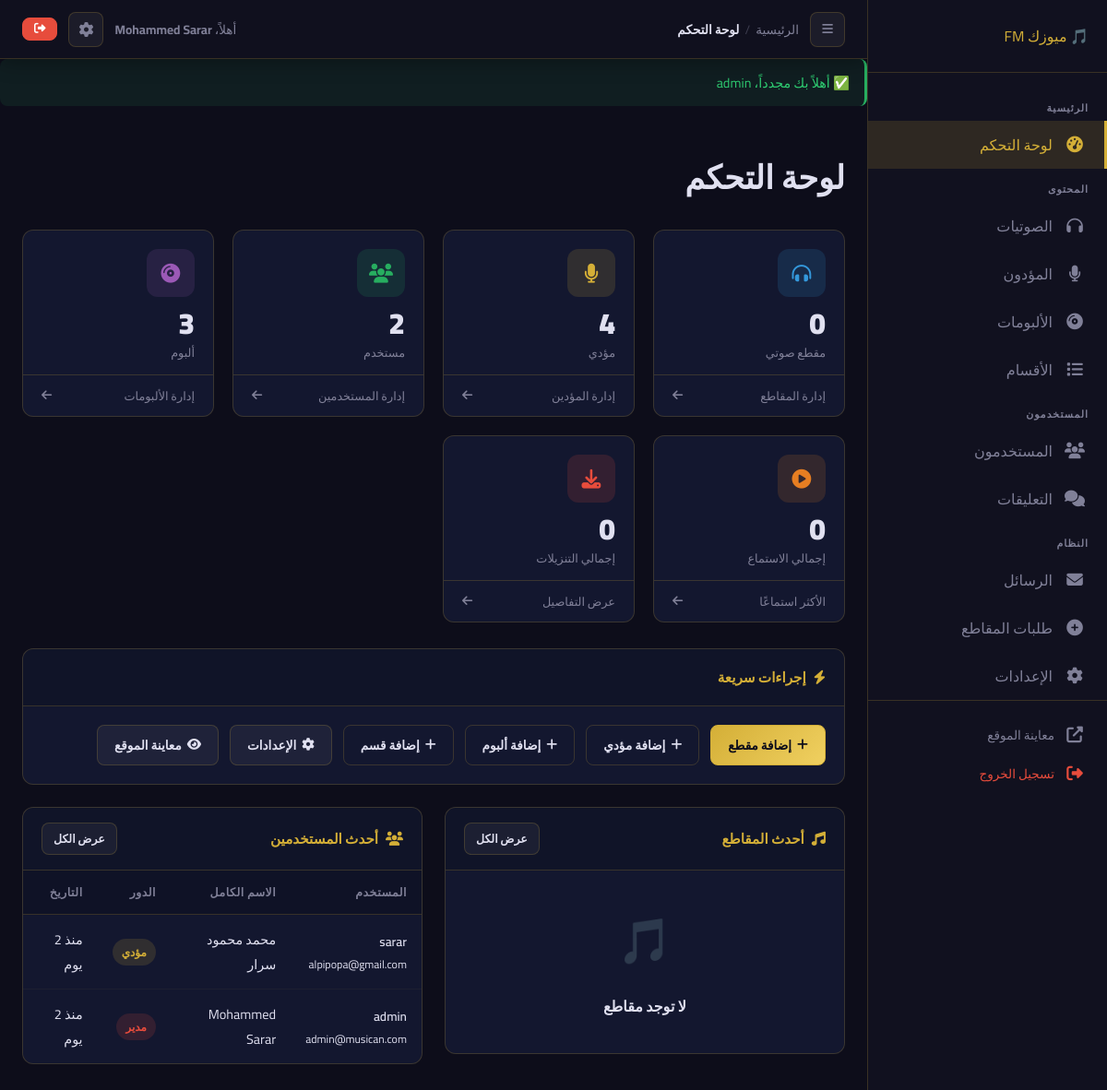
Page /admin/dashboard.php (signed in) on the committed database.
### tables this page shows
CREATE TABLE `users` (
  `id` int NOT NULL,
  `username` varchar(100) NOT NULL,
  `full_name` varchar(100) DEFAULT NULL,
  `email` varchar(255) NOT NULL,
  `password` varchar(255) NOT NULL,
  `role` enum('admin','performer','user') NOT NULL DEFAULT 'user',
  `avatar` varchar(255) DEFAULT NULL,
  `bio` text,
  `phone` varchar(50) DEFAULT NULL,
  `website` varchar(255) DEFAULT NULL,
  `reset_token` varchar(64) DEFAULT NULL,
  `reset_expires` datetime DEFAULT NULL,
  `is_active` tinyint(1) NOT NULL DEFAULT '1',
  `created_at` datetime NOT NULL DEFAULT CURRENT_TIMESTAMP,
  `updated_at` datetime DEFAULT NULL ON UPDATE CURRENT_TIMESTAMP
);

### includes/auth.php (called while the page is built, shortened)
<?php
function getCurrentUser(): ?array {
    static $user = null;
    if ($user === null) {
        $db   = getDB();
        $stmt = $db->prepare("SELECT * FROM users WHERE id = ? AND is_active = 1");
        $stmt->execute([$_SESSION['user_id']]);
        $user = $stmt->fetch() ?: null;
    }
    return $user;
}

### admin/dashboard.php (the view, shortened to what this page needs)
<?php
require_once __DIR__ . '/../includes/functions.php';
require_once __DIR__ . '/../includes/auth.php';
$pageTitle = 'لوحة التحكم';
$stats = getDashboardStats();
$latestAudios = getAudios(['limit' => 5, 'order' => 'latest']);
$db = getDB();
$latestUsers = $db->query("SELECT id, username, full_name, email, role, created_at FROM users ORDER BY created_at DESC LIMIT 5")->fetchAll();
require_once __DIR__ . '/includes/admin_header.php';
?>
<div class="stats-grid">
    <div class="stat-card">
        <div class="stat-icon blue"><i class="fas fa-headphones-alt"></i></div>
        <div class="stat-card-body">
            <div class="stat-card-value" data-count="<?= $stats['audios'] ?>"><?= formatNumber($stats['audios']) ?></div>
            <div class="stat-card-label">مقطع صوتي</div>
        </div>
        <a href="<?= BASE_URL ?>/admin/audios.php" class="stat-card-footer">إدارة المقاطع <i class="fas fa-arrow-left"></i></a>
    </div>
    <div class="stat-card">
        <div class="stat-icon gold"><i class="fas fa-microphone"></i></div>
        <div class="stat-card-body">
            <div class="stat-card-value" data-count="<?= $stats['performers'] ?>"><?= formatNumber($stats['performers']) ?></div>
            <div class="stat-card-label">مؤدي</div>
        </div>
        <a href="<?= BASE_URL ?>/admin/performers.php" class="stat-card-footer">إدارة المؤدين <i class="fas fa-arrow-left"></i></a>
    </div>
    <div class="stat-card">
        <div class="stat-icon green"><i class="fas fa-users"></i></div>
        <div class="stat-card-body">
            <div class="stat-card-value" data-count="<?= $stats['users'] ?>"><?= formatNumber($stats['users']) ?></div>
            <div class="stat-card-label">مستخدم</div>
        </div>
        <a href="<?= BASE_URL ?>/admin/users.php" class="stat-card-footer">إدارة المستخدمين <i class="fas fa-arrow-left"></i></a>
    </div>
    <div class="stat-card">
        <div class="stat-icon purple"><i class="fas fa-compact-disc"></i></div>
        <div class="stat-card-body">
            <div class="stat-card-value" data-count="<?= $stats['albums'] ?>"><?= formatNumber($stats['albums']) ?></div>
            <div class="stat-card-label">ألبوم</div>
        </div>
        <a href="<?= BASE_URL ?>/admin/albums.php" class="stat-card-footer">إدارة الألبومات <i class="fas fa-arrow-left"></i></a>
    </div>
    <div class="stat-card">
        <div class="stat-icon orange"><i class="fas fa-play-circle"></i></div>
        <div class="stat-card-body">
            <div class="stat-card-value" data-count="<?= $stats['total_listens'] ?>"><?= formatNumber($stats['total_listens']) ?></div>
            <div class="stat-card-label">إجمالي الاستماع</div>
        </div>
        <a href="<?= BASE_URL ?>/admin/audios.php?order=popular" class="stat-card-footer">الأكثر استماعًا <i class="fas fa-arrow-left"></i></a>
    </div>
    <div class="stat-card">
        <div class="stat-icon red"><i class="fas fa-download"></i></div>
        <div class="stat-card-body">
            <div class="stat-card-value" data-count="<?= $stats['total_downloads'] ?>"><?= formatNumber($stats['total_downloads']) ?></div>
            <div class="stat-card-label">إجمالي التنزيلات</div>
        </div>
        <a href="<?= BASE_URL ?>/admin/audios.php" class="stat-card-footer">عرض التفاصيل <i class="fas fa-arrow-left"></i></a>
    </div>
</div>
<div class="card" style="margin-bottom:24px;">
    <div class="card-header"><h2 class="card-title-sm"><i class="fas fa-bolt"></i> إجراءات سريعة</h2></div>
    <div class="card-body">
        <div style="display:flex;flex-wrap:wrap;gap:12px;">
            <a href="<?= BASE_URL ?>/admin/audios.php?action=add" class="btn btn-gold"><i class="fas fa-plus"></i> إضافة مقطع</a>
            <a href="<?= BASE_URL ?>/admin/performers.php?action=add" class="btn btn-outline"><i class="fas fa-plus"></i> إضافة مؤدي</a>
            <a href="<?= BASE_URL ?>/admin/albums.php?action=add" class="btn btn-outline"><i class="fas fa-plus"></i> إضافة ألبوم</a>
            <a href="<?= BASE_URL ?>/admin/categories.php?action=add" class="btn btn-outline"><i class="fas fa-plus"></i> إضافة قسم</a>
            <a href="<?= BASE_URL ?>/admin/settings.php" class="btn btn-ghost"><i class="fas fa-cog"></i> الإعدادات</a>
            <a href="<?= BASE_URL ?>/" target="_blank" class="btn btn-ghost"><i class="fas fa-eye"></i> معاينة الموقع</a>
        </div>
    </div>
</div>
<div class="grid grid-2" style="gap:24px;align-items:flex-start;">
    <div class="card">
        <div class="card-header">
            <h2 class="card-title-sm"><i class="fas fa-music"></i> أحدث المقاطع</h2>
            <a href="<?= BASE_URL ?>/admin/audios.php" class="btn btn-ghost btn-sm">عرض الكل</a>
        </div>
        <div class="card-body" style="padding:0;">
            <?php if (empty($latestAudios)): ?>
                <div class="empty-state" style="padding:30px;"><div class="icon">🎵</div><h3>لا توجد مقاطع</h3></div>
            <?php endif; ?>
        </div>
    </div>
    <div class="card">
        <div class="card-header">
            <h2 class="card-title-sm"><i class="fas fa-users"></i> أحدث المستخدمين</h2>
            <a href="<?= BASE_URL ?>/admin/users.php" class="btn btn-ghost btn-sm">عرض الكل</a>
        </div>
        <div class="card-body" style="padding:0;">
            <?php if (empty($latestUsers)): ?>
                <div class="empty-state" style="padding:30px;"><div class="icon">👥</div><h3>لا يوجد مستخدمون</h3></div>
            <?php else: ?>
                <table class="admin-table">
                    <thead><tr><th>المستخدم</th><th>الاسم الكامل</th><th>الدور</th><th>التاريخ</th></tr></thead>
                    <tbody>
                        <?php foreach ($latestUsers as $user): ?>
                            <tr>
                                <td>
                                    <div style="font-weight:600;font-size:0.85rem;"><?= clean($user['username']) ?></div>
                                    <div style="color:var(--text-muted);font-size:0.75rem;"><?= clean($user['email']) ?></div>
                                </td>
                                <td><?= clean($user['full_name'] ?? '—') ?></td>
                                <td>
                                    <span class="badge <?= $user['role'] === 'admin' ? 'badge-danger' : ($user['role'] === 'performer' ? 'badge-gold' : 'badge-info') ?>">
                                        <?= $user['role'] === 'admin' ? 'مدير' : ($user['role'] === 'performer' ? 'مؤدي' : 'مستخدم') ?>
                                    </span>
                                </td>
                                <td><?= timeAgo($user['created_at']) ?></td>
                            </tr>
                        <?php endforeach; ?>
                    </tbody>
                </table>
            <?php endif; ?>
        </div>
    </div>
</div>
<?php require_once __DIR__ . '/includes/admin_footer.php'; ?>

### admin/includes/admin_header.php (shortened to what this page needs)
<?php
$adminSiteName  = getSetting('site_name', 'موسيكان');
$adminUser      = getCurrentUser();
?>
<!DOCTYPE html>
<html lang="ar" dir="rtl">
<head>
    <link rel="stylesheet" href="https://cdnjs.cloudflare.com/ajax/libs/font-awesome/6.5.0/css/all.min.css">
    <link rel="stylesheet" href="<?= BASE_URL ?>/assets/css/admin.css">
    <link rel="stylesheet" href="<?= BASE_URL ?>/assets/css/admin-extra.css">
</head>
<body>
<aside class="admin-sidebar" id="admin-sidebar">
    <div class="sidebar-logo">
        <a href="<?= BASE_URL ?>/admin/dashboard.php">🎵 <?= clean($adminSiteName) ?></a>
    </div>
    <nav class="sidebar-nav">
        <div class="sidebar-section-title">الرئيسية</div>
        <a href="<?= BASE_URL ?>/admin/dashboard.php" class="sidebar-item <?= (basename($_SERVER['PHP_SELF']) === 'dashboard.php') ? 'active' : '' ?>">
            <i class="fas fa-tachometer-alt"></i> لوحة التحكم
        </a>
        <div class="sidebar-section-title">المحتوى</div>
        <a href="<?= BASE_URL ?>/admin/audios.php" class="sidebar-item <?= str_contains($_SERVER['PHP_SELF'], 'audios') ? 'active' : '' ?>">
            <i class="fas fa-headphones"></i> الصوتيات
        </a>
        <a href="<?= BASE_URL ?>/admin/performers.php" class="sidebar-item <?= str_contains($_SERVER['PHP_SELF'], 'performers') ? 'active' : '' ?>">
            <i class="fas fa-microphone"></i> المؤدون
        </a>
        <a href="<?= BASE_URL ?>/admin/albums.php" class="sidebar-item <?= str_contains($_SERVER['PHP_SELF'], 'albums') ? 'active' : '' ?>">
            <i class="fas fa-compact-disc"></i> الألبومات
        </a>
        <a href="<?= BASE_URL ?>/admin/categories.php" class="sidebar-item <?= str_contains($_SERVER['PHP_SELF'], 'categories') ? 'active' : '' ?>">
            <i class="fas fa-list"></i> الأقسام
        </a>
        <div class="sidebar-section-title">المستخدمون</div>
        <a href="<?= BASE_URL ?>/admin/users.php" class="sidebar-item <?= str_contains($_SERVER['PHP_SELF'], 'users') ? 'active' : '' ?>">
            <i class="fas fa-users"></i> المستخدمون
        </a>
        <a href="<?= BASE_URL ?>/admin/comments.php" class="sidebar-item <?= str_contains($_SERVER['PHP_SELF'], 'comments') ? 'active' : '' ?>">
            <i class="fas fa-comments"></i> التعليقات
        </a>
        <div class="sidebar-section-title">النظام</div>
        <a href="<?= BASE_URL ?>/admin/messages.php" class="sidebar-item <?= str_contains($_SERVER['PHP_SELF'], 'messages') ? 'active' : '' ?>">
            <i class="fas fa-envelope"></i> الرسائل
        </a>
        <a href="<?= BASE_URL ?>/admin/requests.php" class="sidebar-item <?= str_contains($_SERVER['PHP_SELF'], 'requests') ? 'active' : '' ?>">
            <i class="fas fa-plus-circle"></i> طلبات المقاطع
        </a>
        <a href="<?= BASE_URL ?>/admin/settings.php" class="sidebar-item <?= str_contains($_SERVER['PHP_SELF'], 'settings') ? 'active' : '' ?>">
            <i class="fas fa-cog"></i> الإعدادات
        </a>
        <div class="sidebar-footer">
            <a href="<?= BASE_URL ?>/" target="_blank" class="sidebar-item">
                <i class="fas fa-external-link-alt"></i> معاينة الموقع
            </a>
            <a href="<?= BASE_URL ?>/logout.php" class="sidebar-item" style="color:#e74c3c;">
                <i class="fas fa-sign-out-alt"></i> تسجيل الخروج
            </a>
        </div>
    </nav>
</aside>
<div class="admin-main">
    <header class="admin-header">
        <div class="admin-header-start">
            <button class="btn-icon" id="sidebar-toggle"><i class="fas fa-bars"></i></button>
            <div class="admin-breadcrumb">
                <a href="<?= BASE_URL ?>/admin/dashboard.php">الرئيسية</a>
                <?php if (isset($breadcrumb) && $breadcrumb): ?>
                    <?php foreach ($breadcrumb as $bc): ?>
                        <span class="sep">/</span>
                        <?php if (isset($bc['url'])): ?>
                            <a href="<?= $bc['url'] ?>"><?= clean($bc['label']) ?></a>
                        <?php else: ?>
                            <span class="current"><?= clean($bc['label']) ?></span>
                        <?php endif; ?>
                    <?php endforeach; ?>
                <?php elseif (isset($pageTitle)): ?>
                    <span class="sep">/</span><span class="current"><?= clean($pageTitle) ?></span>
                <?php endif; ?>
            </div>
        </div>
        <div class="admin-header-end">
            <span style="color:var(--admin-muted);font-size:0.85rem;">
                <?php $adminDisplayName = !empty($adminUser['full_name']) ? $adminUser['full_name'] : $adminUser['username']; ?>
                أهلاً، <strong style="color:var(--gold);"><?= clean($adminDisplayName) ?></strong>
            </span>
            <a href="<?= BASE_URL ?>/admin/settings.php" class="btn-icon" title="الإعدادات"><i class="fas fa-cog"></i></a>
            <a href="<?= BASE_URL ?>/logout.php" class="btn btn-danger btn-sm"><i class="fas fa-sign-out-alt"></i></a>
        </div>
    </header>
    <?= showFlash() ?>
    <main class="admin-content">
        <div class="admin-page-title" style="margin-bottom:24px;">
            <h1><?= clean($pageTitle ?? 'لوحة التحكم') ?></h1>
        </div>

### rows in the picture
users: full_name "Mohammed Sarar", username "admin", email "admin@musican.com", role "مدير", created_at "منذ 2 يوم"
users: username "sarar", email "alpipopa@gmail.com", full_name "محمد محمود سرار", role "مؤدي", created_at "منذ 2 يوم"

### other values in the picture
$adminSiteName "ميوزك FM"
$pageTitle "لوحة التحكم"
$icon "✅"
$flash['message'] "أهلاً بك مجدداً، admin"
formatNumber($stats['audios']) "0"
formatNumber($stats['performers']) "4"
formatNumber($stats['users']) "2"
formatNumber($stats['albums']) "3"
formatNumber($stats['total_listens']) "0"
formatNumber($stats['total_downloads']) "0"
